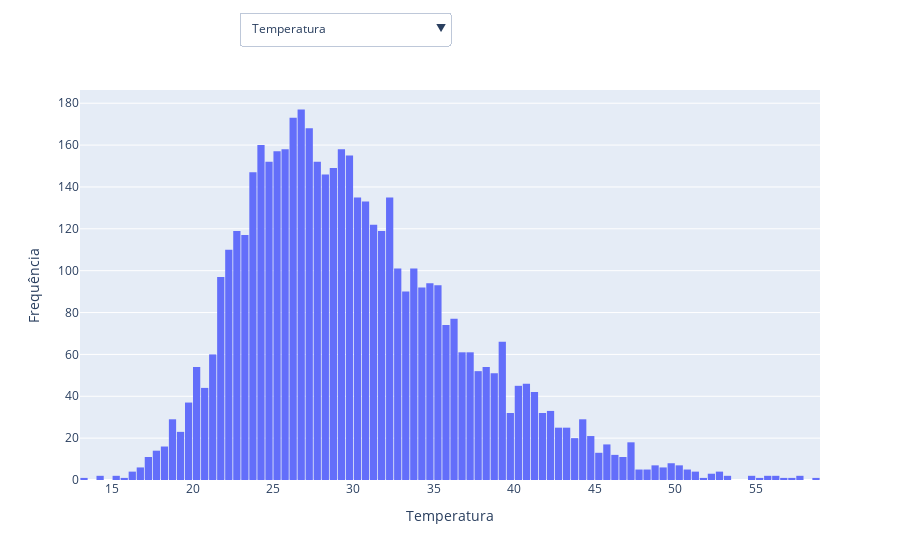

The cell this chart's notebook holds for it:
### Code cell
grafico = criar_histograma(coluna_selecionada)
grafico.update_layout(
    updatemenus=[
        {
            "buttons": [
                {
                    "method": "restyle",
                    "args": [{"x": [df[coluna]]}],  
                    "label": coluna,
                }
                for coluna in opcoes_colunas
            ],
            "direction": "down",
            "showactive": True,
            "x": 0.5,
            "y": 1.2,
        }
    ]
)
grafico.show()

### Figure 1 — Plotly figure (JSON) as saved in the notebook; plotly's stock layout.template omitted (floating-point values rounded to 4 significant figures; data arrays with more than 128 entries replaced by an {"elided": "..."} marker saying what was removed)
{"data": [{"alignmentgroup": "True", "bingroup": "x", "hovertemplate": "Temperatura=%{x}<br>count=%{y}<extra></extra>", "legendgroup": "", "marker": {"color": "#636efa", "pattern": {"shape": ""}}, "name": "", "nbinsx": 100, "offsetgroup": "", "orientation": "v", "showlegend": false, "type": "histogram", "x": {"elided": "5000 float values"}, "xaxis": "x", "yaxis": "y"}], "layout": {"bargap": 0.1, "barmode": "relative", "legend": {"tracegroupgap": 0}, "margin": {"t": 60}, "updatemenus": [{"buttons": [{"args": [{"x": {"elided": "1x5000 float values"}}], "label": "Temperatura", "method": "restyle"}, {"args": [{"x": {"elided": "1x5000 float values"}}], "label": "Umidade", "method": "restyle"}, {"args": [{"x": {"elided": "1x5000 float values"}}], "label": "PM2.5", "method": "restyle"}, {"args": [{"x": {"elided": "1x5000 float values"}}], "label": "PM10", "method": "restyle"}, {"args": [{"x": {"elided": "1x5000 float values"}}], "label": "NO2", "method": "restyle"}, {"args": [{"x": {"elided": "1x5000 float values"}}], "label": "SO2", "method": "restyle"}, {"args": [{"x": {"elided": "1x5000 float values"}}], "label": "CO", "method": "restyle"}, {"args": [{"x": {"elided": "1x5000 float values"}}], "label": "Proximidade_Areas_Industriais", "method": "restyle"}, {"args": [{"x": {"elided": "1x5000 int values"}}], "label": "Densidade_Populacional", "method": "restyle"}], "direction": "down", "showactive": true, "x": 0.5, "y": 1.2}], "xaxis": {"anchor": "y", "domain": [0, 1], "title": {"text": "Temperatura"}}, "yaxis": {"anchor": "x", "domain": [0, 1], "title": {"text": "Frequência"}}}}
